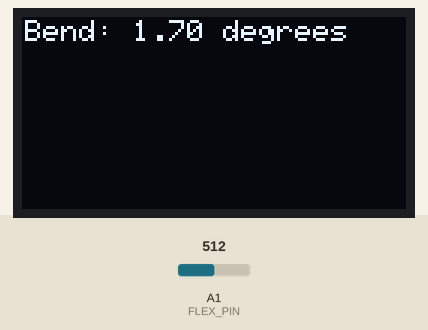
This sketch was run on a simulated Arduino Uno, built with avr-gcc and run on an emulated ATmega328P. Shown: 128×64 one-colour display. The test bench sets the inputs (shaded band); at power-on: A1 (FLEX_PIN) = 512. The display library's start-up logo is not drawn; what the sketch prints to the serial monitor is not drawn.

Above: at 1.2 s.
1.3 s: A1 (FLEX_PIN) set to 519
At 1.6 s:
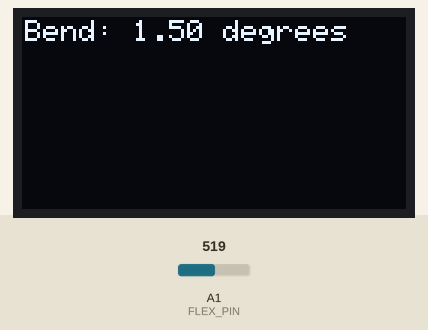
2.8 s: A1 (FLEX_PIN) set to 716
At 3.3 s:
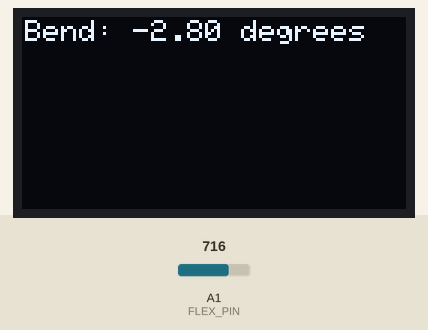
4.3 s: A1 (FLEX_PIN) set to 900
At 5.2 s:
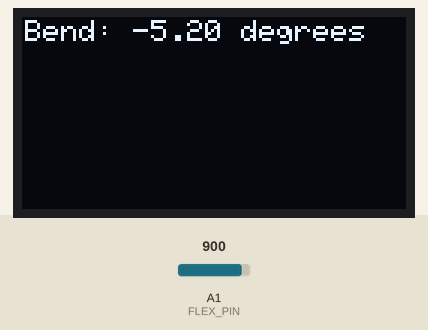
Timing chart, 0 to 7.3 s (numbered marks = the images above; inputs shaded):
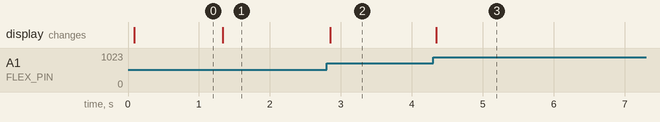

Measured:
- the behaviour switches between 512 and 513 on A1 (FLEX_PIN) (found by bisection; images 0 and 1)
- after the input at 1.3 s, the display: changes at once (image 1)
- after the input at 2.8 s, the display: changes after 0.05 s (image 2)
- after the input at 4.3 s, the display: changes at once (image 3)

The sketch:

flexGlove.ino
```cpp
#include <SPI.h>
#include <Wire.h>
#include <Adafruit_GFX.h>
#include <Adafruit_SSD1306.h>

#define OLED_RESET 4
Adafruit_SSD1306 display(OLED_RESET);


const int FLEX_PIN = A1; // Pin connected to voltage divider output

// Measure the voltage at 5V and the actual resistance of your
// 47k resistor, and enter them below:
const float VCC = 4.98; // Measured voltage of Ardunio 5V line
const float R_DIV = 47500.0; // Measured resistance of 3.3k resistor

// Upload the code, then try to adjust these values to more
// accurately calculate bend degree.
const float STRAIGHT_RESISTANCE = 37300.0; // resistance when straight
const float BEND_RESISTANCE = 90000.0; // resistance at 90 deg

void setup()
{
  Serial.begin(9600);
  pinMode(FLEX_PIN, INPUT);

  display.begin(SSD1306_SWITCHCAPVCC, 0x3C);
  display.display();
  //delay(2000);
  display.clearDisplay();

}

void loop()
{
  // Read the ADC, and calculate voltage and resistance from it
  int flexADC = analogRead(FLEX_PIN);
  float flexV = flexADC * VCC / 1023.0;
  float flexR = R_DIV * (VCC / flexV - 1.0);
  //Serial.println("Resistance: " + String(flexR) + " ohms");

  // Use the calculated resistance to estimate the sensor's
  // bend angle:
  float angle = map(flexR, STRAIGHT_RESISTANCE, BEND_RESISTANCE, 0, 90.0);
  Serial.println(angle/10-13);
  //Serial.println();

  display.setTextSize(1);
  display.setTextColor(WHITE);
  display.setCursor(1,1);
  display.println("Bend: " + String(angle/10) + " degrees");
  display.display();
  display.clearDisplay();

  //delay(500);
}
```
